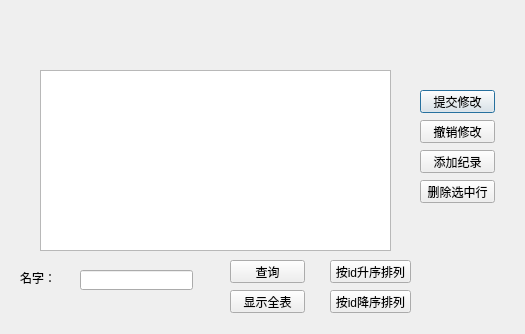
<?xml version="1.0" encoding="UTF-8"?>
<ui version="4.0">
 <class>changeCard</class>
 <widget class="QDialog" name="changeCard">
  <property name="geometry">
   <rect>
    <x>0</x>
    <y>0</y>
    <width>525</width>
    <height>334</height>
   </rect>
  </property>
  <property name="windowTitle">
   <string>Dialog</string>
  </property>
  <widget class="QPushButton" name="pushButton">
   <property name="geometry">
    <rect>
     <x>420</x>
     <y>90</y>
     <width>75</width>
     <height>23</height>
    </rect>
   </property>
   <property name="text">
    <string>提交修改</string>
   </property>
  </widget>
  <widget class="QPushButton" name="pushButton_8">
   <property name="geometry">
    <rect>
     <x>230</x>
     <y>290</y>
     <width>75</width>
     <height>23</height>
    </rect>
   </property>
   <property name="text">
    <string>显示全表</string>
   </property>
  </widget>
  <widget class="QPushButton" name="pushButton_6">
   <property name="geometry">
    <rect>
     <x>330</x>
     <y>260</y>
     <width>81</width>
     <height>23</height>
    </rect>
   </property>
   <property name="text">
    <string>按id升序排列</string>
   </property>
  </widget>
  <widget class="QPushButton" name="pushButton_4">
   <property name="geometry">
    <rect>
     <x>230</x>
     <y>260</y>
     <width>75</width>
     <height>23</height>
    </rect>
   </property>
   <property name="text">
    <string>查询</string>
   </property>
  </widget>
  <widget class="QTableView" name="tableView">
   <property name="geometry">
    <rect>
     <x>40</x>
     <y>70</y>
     <width>351</width>
     <height>181</height>
    </rect>
   </property>
  </widget>
  <widget class="QPushButton" name="pushButton_2">
   <property name="geometry">
    <rect>
     <x>420</x>
     <y>120</y>
     <width>75</width>
     <height>23</height>
    </rect>
   </property>
   <property name="text">
    <string>撤销修改</string>
   </property>
  </widget>
  <widget class="QLabel" name="label">
   <property name="geometry">
    <rect>
     <x>20</x>
     <y>270</y>
     <width>41</width>
     <height>16</height>
    </rect>
   </property>
   <property name="font">
    <font>
     <family>黑体</family>
     <pointsize>9</pointsize>
    </font>
   </property>
   <property name="text">
    <string>名字：</string>
   </property>
  </widget>
  <widget class="QPushButton" name="pushButton_7">
   <property name="geometry">
    <rect>
     <x>330</x>
     <y>290</y>
     <width>81</width>
     <height>23</height>
    </rect>
   </property>
   <property name="text">
    <string>按id降序排列</string>
   </property>
  </widget>
  <widget class="QPushButton" name="pushButton_5">
   <property name="geometry">
    <rect>
     <x>420</x>
     <y>150</y>
     <width>75</width>
     <height>23</height>
    </rect>
   </property>
   <property name="text">
    <string>添加纪录</string>
   </property>
  </widget>
  <widget class="QLineEdit" name="lineEdit">
   <property name="geometry">
    <rect>
     <x>80</x>
     <y>270</y>
     <width>113</width>
     <height>20</height>
    </rect>
   </property>
  </widget>
  <widget class="QPushButton" name="pushButton_3">
   <property name="geometry">
    <rect>
     <x>420</x>
     <y>180</y>
     <width>75</width>
     <height>23</height>
    </rect>
   </property>
   <property name="text">
    <string>删除选中行</string>
   </property>
  </widget>
 </widget>
 <tabstops>
  <tabstop>pushButton</tabstop>
  <tabstop>pushButton_2</tabstop>
  <tabstop>pushButton_5</tabstop>
  <tabstop>pushButton_3</tabstop>
  <tabstop>pushButton_4</tabstop>
  <tabstop>pushButton_8</tabstop>
  <tabstop>pushButton_6</tabstop>
  <tabstop>pushButton_7</tabstop>
  <tabstop>lineEdit</tabstop>
  <tabstop>tableView</tabstop>
 </tabstops>
 <resources/>
 <connections/>
</ui>
